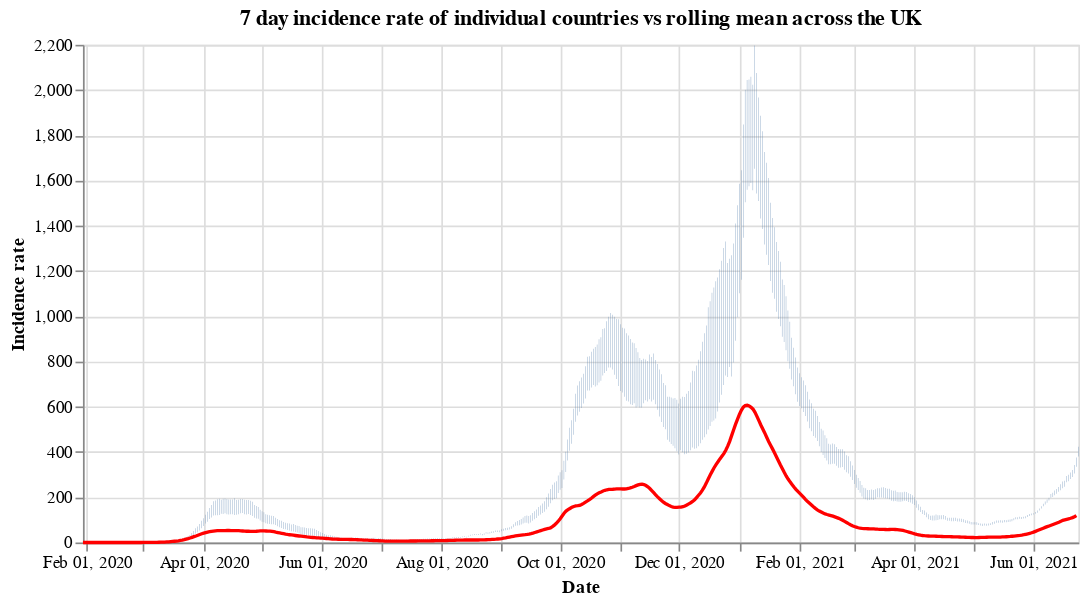

Notebook cell for this chart:
### Code cell
#collapse
countries = uk_cases['areaName'].unique()
countries.sort()

selection = alt.selection_single(
    name='Select',
    fields=['areaName'],
    init={'areaName': 'Wales'},
    bind={'areaName': alt.binding_select(options=countries)}
)

# scatter plot, modify opacity based on selection
bars = alt.Chart(uk_cases).mark_bar().add_selection(
    selection
).encode(
    x=alt.X("yearmonthdate(date):T", axis=alt.Axis(title='Date')),
    y=alt.Y("weeklyCasesRate:Q", axis=alt.Axis(title='Incidence rate')),
    tooltip='weeklyCasesRate:Q',
    opacity=alt.condition(selection, alt.value(1), alt.value(0))
).properties(title=f'7 day incidence rate of individual countries vs rolling mean across the UK', width=600)

line = alt.Chart(overview_cases).mark_line(
    color='red',
    size=2,
).transform_window(
    rolling_mean='mean(weeklyCasesRate)',
    frame=[0, 7]
).encode(
    x='yearmonthdate(date):T',
    y='rolling_mean:Q'
)

alt.layer(bars, line)

### Figure 1 — Vega-Lite specification as saved in the notebook (floating-point values rounded to 4 significant figures; data arrays with more than 128 entries replaced by an {"elided": "..."} marker saying what was removed)
{"config": {"view": {"continuousWidth": 400, "continuousHeight": 300}}, "layer": [{"data": {"name": "data-af7398d15fe8e19f02cfbd1cd90aa3bb"}, "mark": "bar", "encoding": {"opacity": {"condition": {"value": 1, "selection": "Select"}, "value": 0}, "tooltip": {"type": "quantitative", "field": "weeklyCasesRate"}, "x": {"type": "temporal", "axis": {"title": "Date"}, "field": "date", "timeUnit": "yearmonthdate"}, "y": {"type": "quantitative", "axis": {"title": "Incidence rate"}, "field": "weeklyCasesRate"}}, "selection": {"Select": {"type": "single", "fields": ["areaName"], "init": {"areaName": "Wales"}, "bind": {"areaName": {"input": "select", "options": ["England", "Northern Ireland", "Scotland", "Wales"]}}}}, "title": "7 day incidence rate of individual countries vs rolling mean across the UK", "width": 600}, {"data": {"name": "data-a9cf51bb2728b30088d087255c4d032f"}, "mark": {"type": "line", "color": "red", "size": 2}, "encoding": {"x": {"type": "temporal", "field": "date", "timeUnit": "yearmonthdate"}, "y": {"type": "quantitative", "field": "rolling_mean"}}, "transform": [{"window": [{"op": "mean", "field": "weeklyCasesRate", "as": "rolling_mean"}], "frame": [0, 7]}]}], "$schema": "https://vega.github.io/schema/vega-lite/v4.8.1.json", "datasets": {"data-af7398d15fe8e19f02cfbd1cd90aa3bb": {"elided": "1952 records"}, "data-a9cf51bb2728b30088d087255c4d032f": {"elided": "511 records"}}}
